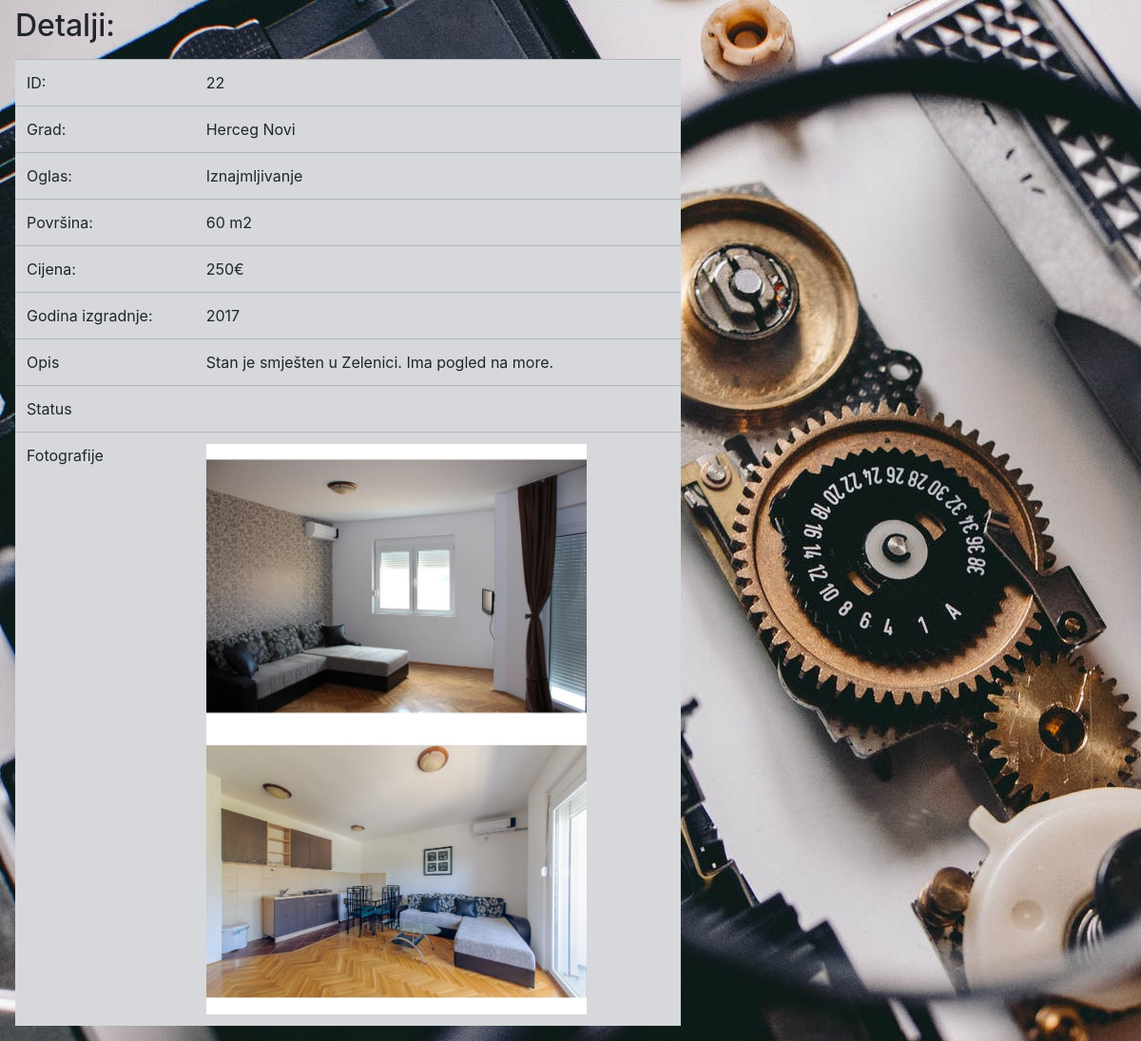
Page /detalji.php?id=22 on the committed database.
### tables this page shows
CREATE TABLE `nekretnine` (
  `id` int(11) NOT NULL,
  `grad_id` int(11) NOT NULL,
  `tip_oglasa_id` int(11) NOT NULL,
  `tip_nekretnine_id` int(11) NOT NULL,
  `povrsina` double NOT NULL,
  `cijena` decimal(65,0) NOT NULL,
  `godina_izgradnje` varchar(255) NOT NULL,
  `opis` text DEFAULT NULL,
  `status` varchar(255) NOT NULL,
  `datum_prodaje` date DEFAULT NULL
);

CREATE TABLE `grad` (
  `id` int(11) NOT NULL,
  `naziv` varchar(255) NOT NULL
);

CREATE TABLE `tip_oglasa` (
  `id` int(11) NOT NULL,
  `ime` varchar(255) NOT NULL
);

CREATE TABLE `fotografije` (
  `id` int(11) NOT NULL,
  `naziv` varchar(255) NOT NULL,
  `nekretnina_id` int(11) NOT NULL
);

### detalji.php (the view, shortened to what this page needs)
<?php
include 'konekcija.php';
isset($_GET['id']) ? $id=$_GET['id'] : exit("Greska.");
$upit= "SELECT n.id, g.naziv, og.ime, tn.naziv1, n.povrsina, n.cijena, n.godina_izgradnje, n.opis, n.status, n.datum_prodaje from nekretnine n, grad g, tip_oglasa og, tip_nekretnine tn where n.id=$id and n.grad_id=g.id and n.tip_oglasa_id=og.id and n.tip_nekretnine_id=tn.id";
$rez= mysqli_query($konekcija, $upit);
$red=mysqli_fetch_assoc($rez);
$res = mysqli_query($konekcija, "SELECT naziv FROM fotografije WHERE nekretnina_id = $id");
?>
<!DOCTYPE html>
<html lang="en">
<head>
    <link rel="stylesheet" href="style.css">
    <link rel="stylesheet" href="https://stackpath.bootstrapcdn.com/bootstrap/4.5.2/css/bootstrap.min.css">
</head>
<body style="background-image: url('detalji.jpg'); ">
    <h2 class="ml-3 mt-2 mb-3">Detalji: </h2>
    <table class="table table-secondary ml-3 mt-2 mb-3" style="width: 700px">
    <tr>
        <td>ID:</td>
        <td><?=$red['id']?></td>
    </tr>
    <tr>
        <td>Grad:</td>
        <td><?=$red['naziv']?></td>
    </tr>
    <tr>
        <td>Oglas:</td>
        <td><?=$red['ime']?></td>
    </tr>
    <tr>
        <td>Površina:</td>
        <td><?=$red['povrsina']?> m2</td>
    </tr>
    <tr>
        <td>Cijena:</td>
        <td><?=$red['cijena']?>€</td>
    </tr>
    <tr>
        <td>Godina izgradnje:</td>
        <td><?=$red['godina_izgradnje']?></td>
    </tr>
    <tr>
        <td>Opis</td>
        <td><?=$red['opis']?></td>
    </tr>
    <tr>
        <td>Status</td>
        <td><?=$red['status']?></td>
    </tr>
    <tr>
        <td>Fotografije</td>
        <td>
        <?php
$i = 0;
while ($slika = mysqli_fetch_assoc($res)) {
    $path = $slika['naziv'];
    $act = "";
    if ($i == 0)
        $act = "active";
    echo "<div class='$act'>";
    echo "  <img src='$path' width='400px' height='300px'>";
    echo "</div>";
    $i += 1;
}
?>
        </td>
    </tr>
    </table>
</body>
</html>

### style.css (style rules this page uses)
body { background-image: url("pozadina.jpg"); }

### rows in the picture
nekretnine: id "22", grad.naziv "Herceg Novi", tip_oglasa.ime "Iznajmljivanje", povrsina "60", cijena "250", godina_izgradnje "2017", opis "Stan je smješten u Zelenici. Ima pogled na more."
fotografije: naziv (picture)
fotografije: naziv (picture)
